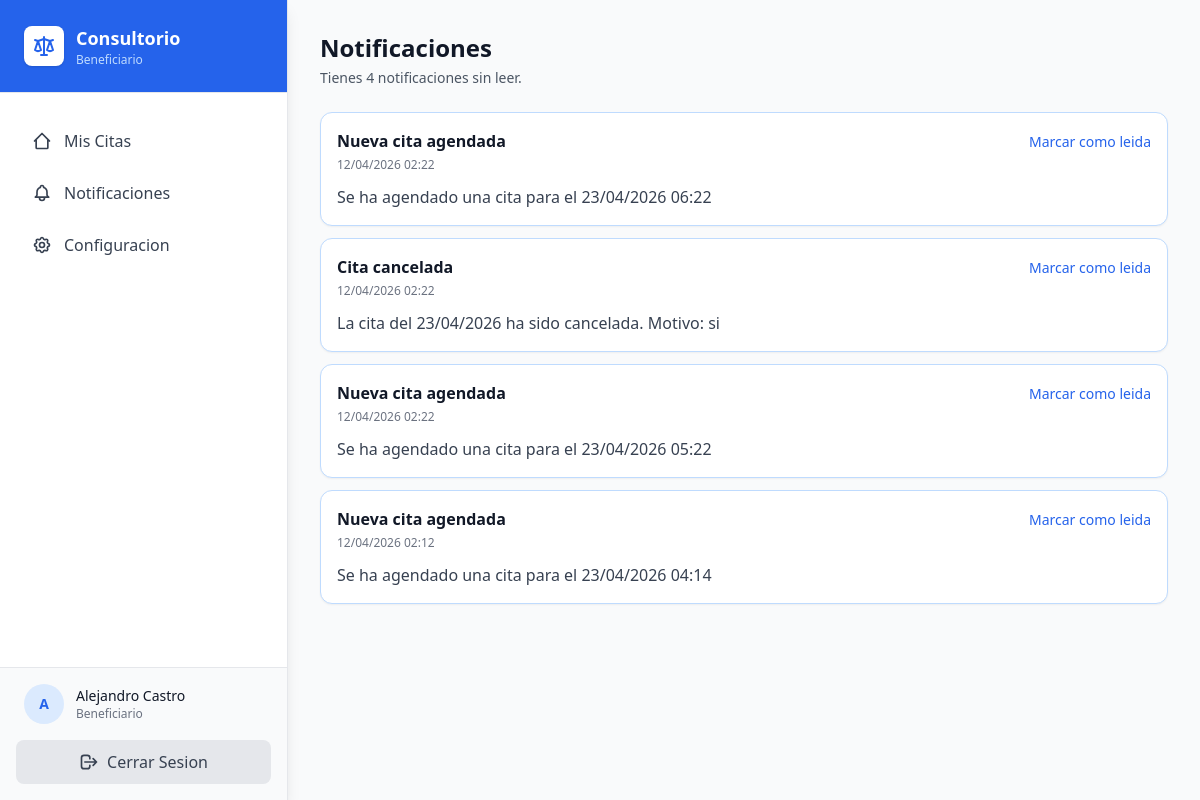
Page /beneficiario/notificaciones/ (signed in) on the committed database.
### consultorio/models.py (models this page shows, shortened)
class Beneficiary(models.Model):
    id = models.UUIDField(primary_key=True, default=uuid.uuid4, editable=False)
    name = models.CharField(max_length=200, verbose_name="Nombre Completo")
    document = models.CharField(max_length=20, unique=True, verbose_name="Documento de Identidad")
    address = models.TextField(verbose_name="Direccion")
    phone = models.CharField(max_length=20, verbose_name="Telefono")
    email = models.EmailField(verbose_name="Correo Electronico")
    is_authorized = models.BooleanField(default=False, verbose_name="Autoriza Tratamiento de Datos")
    registration_date = models.DateTimeField(auto_now_add=True, verbose_name="Fecha de Registro")
    password = models.CharField(max_length=128, blank=True, null=True, verbose_name="Contrasena")
    class Meta:
        verbose_name = "Beneficiario"
        verbose_name_plural = "Beneficiarios"

class Notification(models.Model):
    id = models.UUIDField(primary_key=True, default=uuid.uuid4, editable=False)
    user = models.ForeignKey(
        SystemUser,
        on_delete=models.CASCADE,
        related_name='notifications',
        null=True,
        blank=True,
        verbose_name="Usuario"
    )
    beneficiary = models.ForeignKey(
        Beneficiary,
        on_delete=models.CASCADE,
        related_name='notifications',
        null=True,
        blank=True,
        verbose_name="Beneficiario"
    )
    event_type = models.CharField(
        max_length=30,
        choices=EventType.choices,
        verbose_name="Tipo de Evento"
    )
    title = models.CharField(max_length=200, verbose_name="Titulo")
    message = models.TextField(verbose_name="Mensaje")
    date = models.DateTimeField(auto_now_add=True, verbose_name="Fecha")
    read = models.BooleanField(default=False, verbose_name="Leida")
    class Meta:
        verbose_name = "Notificacion"
        verbose_name_plural = "Notificaciones"
        ordering = ['-date']

### consultorio/views.py (the view)
# urls.py: path('beneficiario/notificaciones/', BeneficiaryNotificationsView.as_view(), name='beneficiary-notifications'),
class BeneficiaryNotificationsView(TemplateView):
    template_name = 'beneficiary/notifications.html'
    def dispatch(self, request, *args, **kwargs):
        if not request.session.get('beneficiary_id'):
            return redirect('unified-login')
        return super().dispatch(request, *args, **kwargs)
    def get_context_data(self, **kwargs):
        context = super().get_context_data(**kwargs)
        beneficiary_id = self.request.session.get('beneficiary_id')
        beneficiary = get_object_or_404(Beneficiary, id=beneficiary_id)
        context['beneficiary'] = beneficiary
        context['notifications'] = beneficiary.notifications.all().order_by('-date')
        context['unread_count'] = beneficiary.notifications.filter(read=False).count()
        return context

### consultorio/templates/beneficiary/notifications.html (shortened to what this page needs)
{% extends 'beneficiary/base_beneficiary.html' %}
{% block content %}
<div class="max-w-5xl mx-auto">
    <div class="mb-6">
        <h1 class="text-2xl font-bold text-gray-900">Notificaciones</h1>
        <p class="text-sm text-gray-600 mt-1">
            {% if unread_count > 0 %}
                Tienes {{ unread_count }} notificacion{% if unread_count != 1 %}es{% endif %} sin leer.
            {% else %}
                No tienes notificaciones pendientes.
            {% endif %}
        </p>
    </div>
    {% if notifications %}
    <div class="space-y-3">
        {% for notification in notifications %}
        <article class="bg-white rounded-xl border shadow-sm p-4 {% if not notification.read %}border-blue-200{% else %}border-gray-200{% endif %}">
            <div class="flex flex-wrap items-start justify-between gap-3">
                <div>
                    <h2 class="font-semibold text-gray-900">{{ notification.title }}</h2>
                    <p class="text-xs text-gray-500 mt-1">{{ notification.date|date:"d/m/Y H:i" }}</p>
                </div>
                {% if not notification.read %}
                <form method="post" action="{% url 'beneficiary-notification-mark-read' notification.pk %}">
                    <button type="submit" class="text-sm text-blue-600 hover:text-blue-800 font-medium">Marcar como leida</button>
                </form>
                {% else %}
                <span class="text-xs text-gray-500 bg-gray-100 px-2 py-1 rounded">Leida</span>
                {% endif %}
            </div>
            <p class="text-gray-700 mt-3">{{ notification.message }}</p>
        </article>
        {% endfor %}
    </div>
    {% else %}
    <div class="bg-white rounded-xl border border-gray-200 shadow-sm p-10 text-center">
        <p class="text-gray-500">Aun no tienes notificaciones.</p>
    </div>
    {% endif %}
</div>
{% endblock %}

### consultorio/templates/beneficiary/base_beneficiary.html (shortened to what this page needs)
<!DOCTYPE html>
<html lang="es">
<head>
    <script src="https://cdn.tailwindcss.com"></script>
</head>
<body class="bg-gray-50 min-h-screen flex overflow-hidden">
    <aside id="sidebar" class="fixed inset-y-0 left-0 z-50 w-72 bg-white border-r border-gray-200 shadow-lg h-screen transition-transform duration-300 ease-in-out transform -translate-x-full lg:translate-x-0 lg:relative lg:inset-auto flex flex-col">
        <div class="px-6 py-6 border-b border-gray-200 flex justify-between items-center shrink-0 bg-primary-600">
            <div class="flex items-center gap-3">
                <div class="w-10 h-10 bg-white rounded-lg flex items-center justify-center shadow">
                </div>
                <div>
                    <h2 class="text-lg font-bold text-white">Consultorio</h2>
                    <p class="text-xs text-primary-200">Beneficiario</p>
                </div>
            </div>
        </div>
        <nav class="flex-1 flex flex-col px-4 py-6 space-y-1 overflow-y-auto">
            <a href="{% url 'beneficiary-home' %}" class="flex items-center gap-3 px-4 py-3 rounded-lg text-gray-700 hover:bg-primary-50 hover:text-primary-600 transition-colors">
                <svg class="w-5 h-5" fill="none" stroke="currentColor" viewBox="0 0 24 24">
                    <path stroke-linecap="round" stroke-linejoin="round" stroke-width="2" d="M3 12l2-2m0 0l7-7 7 7M5 10v10a1 1 0 001 1h3m10-11l2 2m-2-2v10a1 1 0 01-1 1h-3m-6 0h6"></path>
                </svg>
                <span>Mis Citas</span>
            </a>
            <a href="{% url 'beneficiary-notifications' %}" class="flex items-center gap-3 px-4 py-3 rounded-lg text-gray-700 hover:bg-primary-50 hover:text-primary-600 transition-colors">
                <span>Notificaciones</span>
            </a>
            <a href="{% url 'beneficiary-profile' %}" class="flex items-center gap-3 px-4 py-3 rounded-lg text-gray-700 hover:bg-primary-50 hover:text-primary-600 transition-colors">
                <span>Configuracion</span>
            </a>
        </nav>
        <div class="p-4 border-t border-gray-200 shrink-0 bg-gray-50">
            <div class="flex items-center gap-3 mb-4 px-2">
                <div class="w-10 h-10 rounded-full bg-primary-100 flex items-center justify-center text-sm font-bold text-primary-600">
                    {{ request.session.beneficiary_name|default:'B'|make_list|first|upper }}
                </div>
                <div class="flex-1 min-w-0">
                    <p class="text-sm font-medium text-gray-900 truncate">{{ request.session.beneficiary_name|default:'Beneficiario' }}</p>
                    <p class="text-xs text-gray-500">Beneficiario</p>
                </div>
            </div>
            <form method="post" action="{% url 'beneficiary-logout' %}">
                <button type="submit" class="w-full flex items-center justify-center gap-2 bg-gray-200 hover:bg-red-500 text-gray-700 hover:text-white py-2.5 rounded-lg transition-colors font-medium">
                    <svg class="w-5 h-5" fill="none" stroke="currentColor" viewBox="0 0 24 24">
                        <path stroke-linecap="round" stroke-linejoin="round" stroke-width="2" d="M17 16l4-4m0 0l-4-4m4 4H7m6 4v1a3 3 0 01-3 3H6a3 3 0 01-3-3V7a3 3 0 013-3h4a3 3 0 013 3v1"></path>
                    </svg>
                    <span>Cerrar Sesion</span>
                </button>
            </form>
        </div>
    </aside>
    <div class="flex-1 flex flex-col h-screen overflow-hidden">
        <main class="flex-1 overflow-y-auto p-4 lg:p-8">
            {% block content %}{% endblock %}
        </main>
    </div>
</body>
</html>

### rows in the picture
Beneficiary: session.beneficiary_name "Alejandro Castro"
Notification: title "Nueva cita agendada", date "12/04/2026 02:22", read "Marcar como leida", message "Se ha agendado una cita para el 23/04/2026 06:22"
Notification: title "Cita cancelada", date "12/04/2026 02:22", read "Marcar como leida", message "La cita del 23/04/2026 ha sido cancelada. Motivo: si"
Notification: title "Nueva cita agendada", date "12/04/2026 02:22", read "Marcar como leida", message "Se ha agendado una cita para el 23/04/2026 05:22"
Notification: title "Nueva cita agendada", date "12/04/2026 02:12", read "Marcar como leida", message "Se ha agendado una cita para el 23/04/2026 04:14"

### other values in the picture
{{ request.session.beneficiary_name|default:'B'|make_list|first|upper }} "A"
{{ unread_count }} "4"
